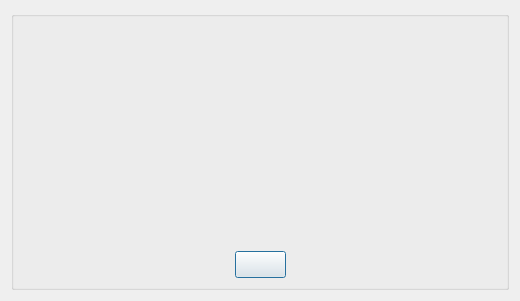
<?xml version="1.0" encoding="UTF-8"?>
<ui version="4.0">
 <class>Licence</class>
 <widget class="QDialog" name="Licence">
  <property name="geometry">
   <rect>
    <x>0</x>
    <y>0</y>
    <width>520</width>
    <height>301</height>
   </rect>
  </property>
  <property name="minimumSize">
   <size>
    <width>520</width>
    <height>301</height>
   </size>
  </property>
  <property name="maximumSize">
   <size>
    <width>520</width>
    <height>301</height>
   </size>
  </property>
  <property name="windowTitle">
   <string/>
  </property>
  <property name="windowIcon">
   <iconset resource="resourcescontor.qrc">
    <normaloff>:/images/icons8-blur-80.png</normaloff>:/images/icons8-blur-80.png</iconset>
  </property>
  <layout class="QHBoxLayout" name="horizontalLayout_2">
   <item>
    <widget class="QGroupBox" name="groupBox">
     <property name="title">
      <string/>
     </property>
     <layout class="QGridLayout" name="gridLayout_3">
      <item row="0" column="0">
       <layout class="QVBoxLayout" name="verticalLayout">
        <item>
         <layout class="QGridLayout" name="gridLayout">
          <item row="5" column="1">
           <widget class="QLabel" name="lbChecksumValue">
            <property name="font">
             <font>
              <pointsize>12</pointsize>
             </font>
            </property>
            <property name="text">
             <string/>
            </property>
           </widget>
          </item>
          <item row="5" column="0">
           <widget class="QLabel" name="lbChecksum">
            <property name="font">
             <font>
              <pointsize>12</pointsize>
             </font>
            </property>
            <property name="text">
             <string/>
            </property>
           </widget>
          </item>
          <item row="1" column="0">
           <widget class="QLabel" name="lbCertificate">
            <property name="font">
             <font>
              <pointsize>12</pointsize>
             </font>
            </property>
            <property name="text">
             <string/>
            </property>
           </widget>
          </item>
          <item row="3" column="0">
           <widget class="QLabel" name="lbMaximum">
            <property name="font">
             <font>
              <pointsize>12</pointsize>
             </font>
            </property>
            <property name="text">
             <string/>
            </property>
           </widget>
          </item>
          <item row="3" column="1">
           <widget class="QLabel" name="lbMaximumValue">
            <property name="font">
             <font>
              <pointsize>12</pointsize>
             </font>
            </property>
            <property name="text">
             <string/>
            </property>
           </widget>
          </item>
          <item row="2" column="0">
           <widget class="QLabel" name="lbArchive">
            <property name="font">
             <font>
              <pointsize>12</pointsize>
             </font>
            </property>
            <property name="text">
             <string/>
            </property>
           </widget>
          </item>
          <item row="0" column="1">
           <widget class="QLabel" name="lbCompanyValue">
            <property name="font">
             <font>
              <pointsize>12</pointsize>
             </font>
            </property>
            <property name="text">
             <string/>
            </property>
           </widget>
          </item>
          <item row="2" column="1">
           <widget class="QLabel" name="lbArchiveValue">
            <property name="font">
             <font>
              <pointsize>12</pointsize>
             </font>
            </property>
            <property name="text">
             <string/>
            </property>
           </widget>
          </item>
          <item row="1" column="1">
           <widget class="QLabel" name="lbCertificateValue">
            <property name="font">
             <font>
              <pointsize>12</pointsize>
             </font>
            </property>
            <property name="text">
             <string/>
            </property>
           </widget>
          </item>
          <item row="0" column="0">
           <widget class="QLabel" name="lbCompany">
            <property name="font">
             <font>
              <pointsize>12</pointsize>
             </font>
            </property>
            <property name="text">
             <string/>
            </property>
           </widget>
          </item>
          <item row="4" column="0">
           <widget class="QLabel" name="lbDensity">
            <property name="font">
             <font>
              <pointsize>12</pointsize>
             </font>
            </property>
            <property name="text">
             <string/>
            </property>
           </widget>
          </item>
          <item row="4" column="1">
           <layout class="QHBoxLayout" name="horizontalLayout_3">
            <item>
             <widget class="QLabel" name="lbDensityValue">
              <property name="maximumSize">
               <size>
                <width>65</width>
                <height>16777215</height>
               </size>
              </property>
              <property name="font">
               <font>
                <pointsize>12</pointsize>
               </font>
              </property>
              <property name="text">
               <string/>
              </property>
             </widget>
            </item>
            <item>
             <widget class="QLabel" name="lbDensityUnit">
              <property name="font">
               <font>
                <pointsize>12</pointsize>
               </font>
              </property>
              <property name="text">
               <string/>
              </property>
             </widget>
            </item>
           </layout>
          </item>
         </layout>
        </item>
        <item>
         <spacer name="verticalSpacer">
          <property name="orientation">
           <enum>Qt::Vertical</enum>
          </property>
          <property name="sizeHint" stdset="0">
           <size>
            <width>20</width>
            <height>40</height>
           </size>
          </property>
         </spacer>
        </item>
       </layout>
      </item>
      <item row="1" column="0">
       <layout class="QHBoxLayout" name="horizontalLayout">
        <item>
         <spacer name="horizontalSpacer">
          <property name="orientation">
           <enum>Qt::Horizontal</enum>
          </property>
          <property name="sizeHint" stdset="0">
           <size>
            <width>40</width>
            <height>20</height>
           </size>
          </property>
         </spacer>
        </item>
        <item>
         <widget class="QPushButton" name="pbClose">
          <property name="font">
           <font>
            <pointsize>12</pointsize>
           </font>
          </property>
          <property name="text">
           <string/>
          </property>
         </widget>
        </item>
        <item>
         <spacer name="horizontalSpacer_2">
          <property name="orientation">
           <enum>Qt::Horizontal</enum>
          </property>
          <property name="sizeHint" stdset="0">
           <size>
            <width>40</width>
            <height>20</height>
           </size>
          </property>
         </spacer>
        </item>
       </layout>
      </item>
     </layout>
    </widget>
   </item>
  </layout>
 </widget>
 <resources>
  <include location="resourcescontor.qrc"/>
 </resources>
 <connections/>
</ui>
